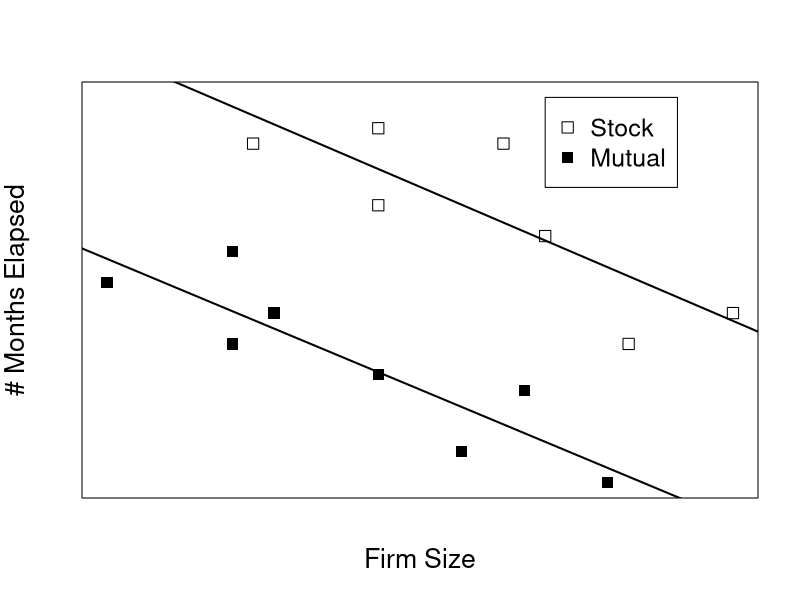
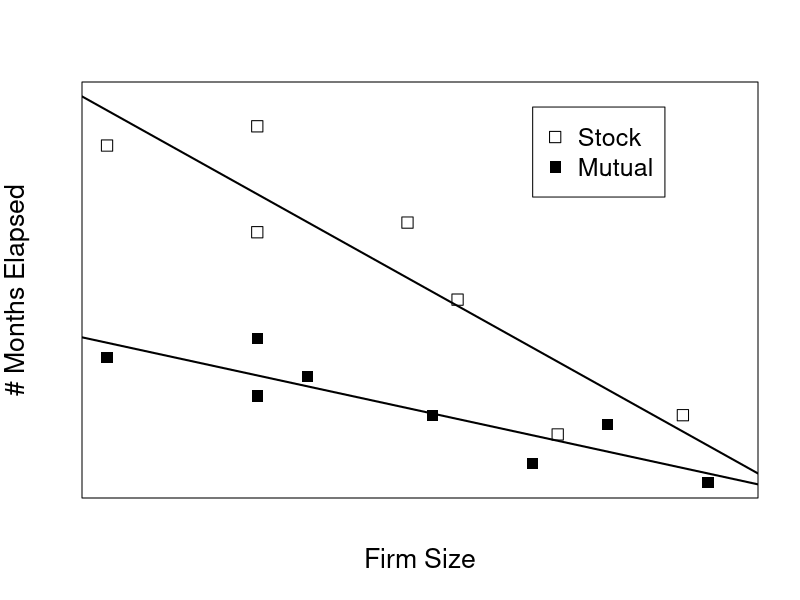

Source code (R) for these figures, in order:
y <- c(18,20,14,16,12,7,11,5,27,28,23,27,21,14,16)
x <- c(5,11,11,13,18,22,25,29,12,18,18,24,26,30,35)
plot(x[1:8],y[1:8],xlab="Firm Size",ylab="# Months Elapsed",pch=15,
     ylim=c(5,30),xlim=c(5,35),axes=F,cex.lab=1.6,cex=1.5,mgp=c(2.7,1,0))
box()
points(x[9:15],y[9:15],pch=0,cex=1.5)
reg1 <- lm(y[1:8]~x[1:8])
abline(reg1,lwd=2)
reg2 <- lm(y[9:15]~x[9:15])
abline(reg2,lwd=2)
legend(26,30,c("Stock","Mutual"),pch=c(0,15),cex=1.5)

y <- c(18,20,14,16,12,7,11,5,40,42,31,32,24,10,12)
x <- c(5,11,11,13,18,22,25,29,5,11,11,17,19,23,28)
plot(x[1:8],y[1:8],xlab="Firm Size",ylab="# Months Elapsed",pch=15,
     ylim=c(5,45),xlim=c(5,30),axes=F,cex.lab=1.6,cex=1.5,mgp=c(2.7,1,0))
box()
points(x[9:15],y[9:15],pch=0,cex=1.5)
reg1 <- lm(y[1:8]~x[1:8])
abline(reg1,lwd=2)
reg2 <- lm(y[9:15]~x[9:15])
abline(reg2,lwd=2)
legend(22,44,c("Stock","Mutual"),pch=c(0,15),cex=1.5)
